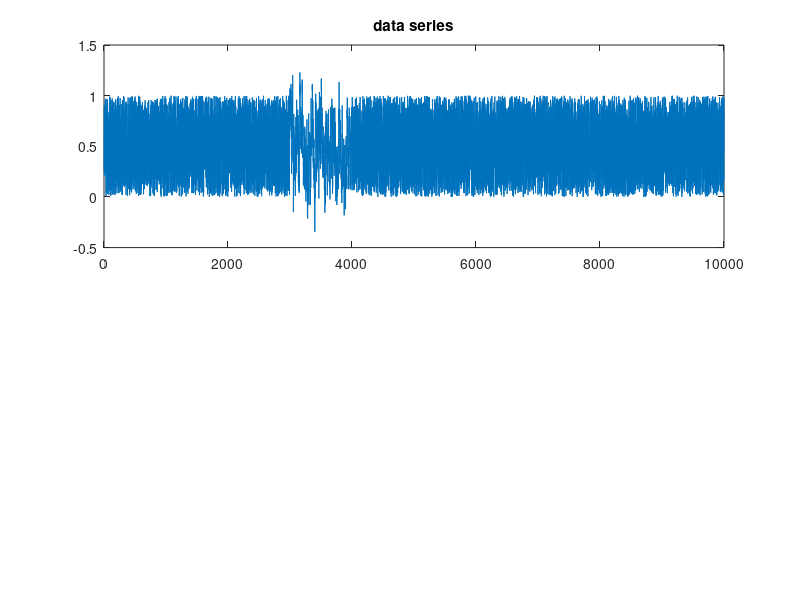

Source code (MATLAB): (Note: this script raises an error after producing the figure.)
NW = 512;
clear mean_value;
clear variance;

data = rand(1, 10000);
mean_value = mean(data);
variance = var(data);

pattern = rand(1, 1000);
correlation_coefficient = 0.8; 
for i = 2:1000
    pattern(i) = correlation_coefficient * pattern(i - 1) + (1 - correlation_coefficient) * pattern(i);
end

pattern = pattern * sqrt(variance * 0.95 / var(pattern));
pattern = pattern - mean(pattern) + mean_value * 0.95;

disp(mean(pattern));
disp(var(pattern));

data(3000:3999) = pattern;

subplot(2,1,1)
plot(data);
title('data series');

permutation_entropy_list = zeros(1, length(data)-NW);
for i = 1:length(data)-(NW-1)
    window = data(i:i+NW-1);
    permutation_entropy_list(i) = permutation_entropy(window);
end
permutation_entropy_list = permutation_entropy_list ./ log2(factorial(3));

subplot(2,1,2)
plot(permutation_entropy_list);
title('permutation entropy Nw=512 L=3');
ylim([0.9 1.1]);

function H = permutation_entropy(sliding_window)
    permutations = [1 2 3; 1 3 2; 2 1 3; 2 3 1; 3 1 2; 3 2 1];
    permutations = transpose(permutations);
    outcomes = [0 0 0 0 0 0];
    
    matrix = [sliding_window(1:length(sliding_window)-2);sliding_window(2:length(sliding_window)-1);sliding_window(3:length(sliding_window))];
    secondMatrix = [];
    
    for i = 1:length(matrix)
        column = matrix(:,i);
        secondMatrix = [secondMatrix;findOrder(column)];
    end
    
    secondMatrix = transpose(secondMatrix);
    
    for i = 1:length(secondMatrix)
        for j = 1:length(permutations)
            if secondMatrix(:,i) == permutations(:,j)
                outcomes(j) = outcomes(j) + 1;
            end
        end
    end
    
    probabilities = outcomes ./ sum(outcomes);
    H = entropy(probabilities);
end


function H = entropy(p)
    H = 0;
    for i = 1:length(p)
        H = H + p(i) * log2(1/p(i));
    end
end

function y = findOrder(arr)
    if arr(1) <= arr(2) && arr(1) <= arr(3)
        if arr(2) <= arr(3)
            y = [1 2 3];
        else
            y = [1 3 2];
        end
    elseif arr(2) <= arr(1) && arr(2) <= arr(3)
        if arr(1) <= arr(3)
            y = [2 1 3];
        else
            y = [3 1 2];
        end
    else
        if arr(1) <= arr(2)
            y = [2 3 1];
        else
            y = [3 2 1];
        end
    end
end
